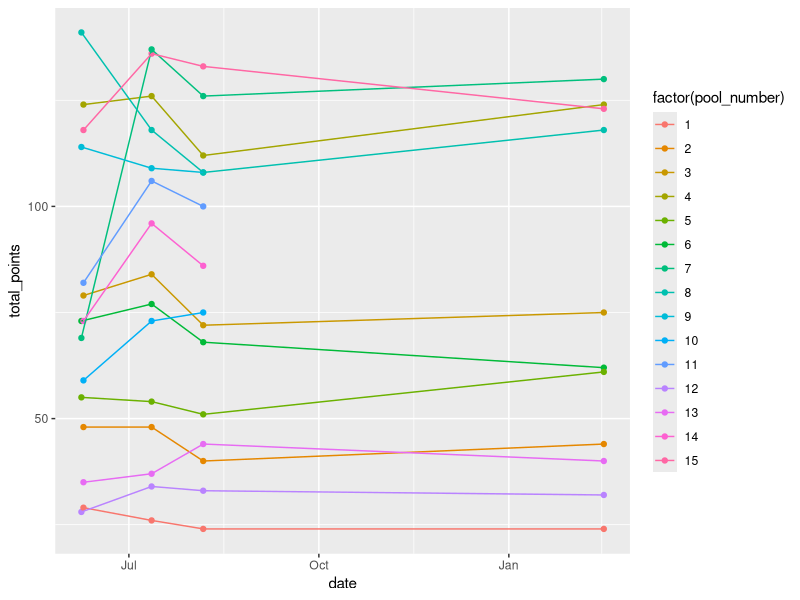
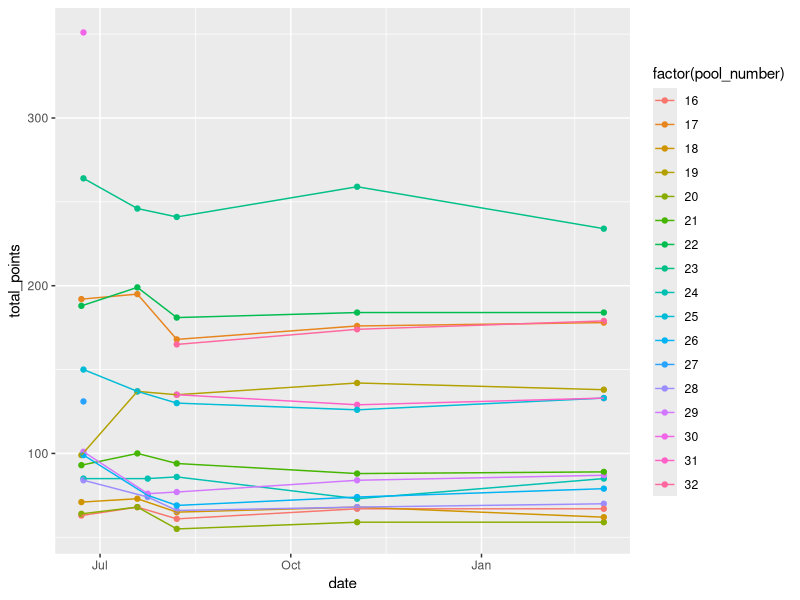
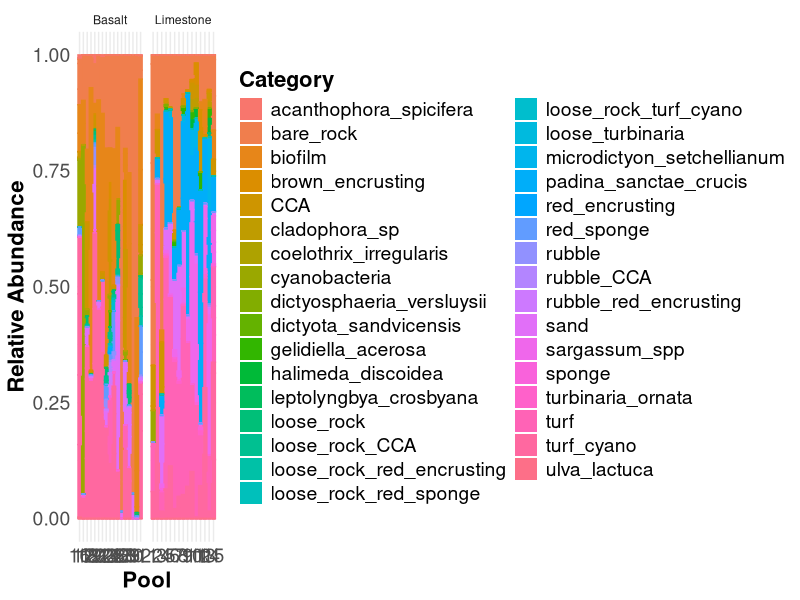
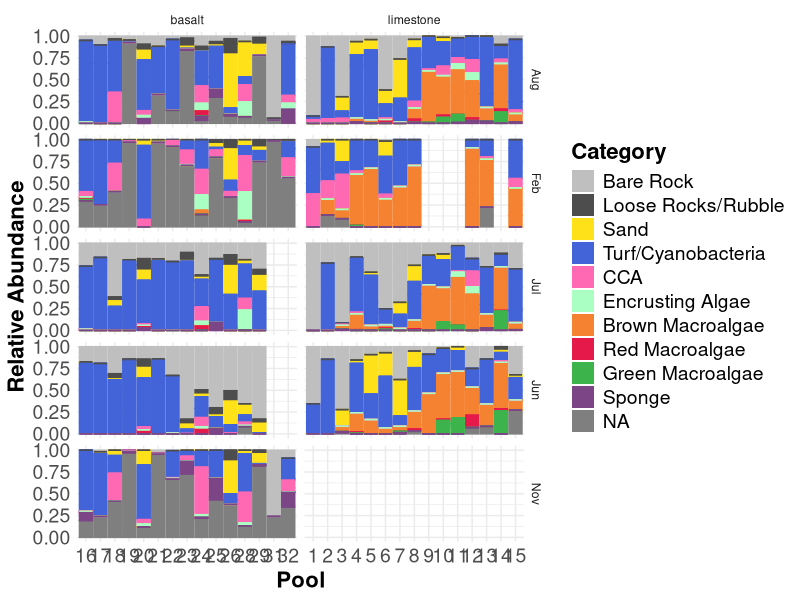
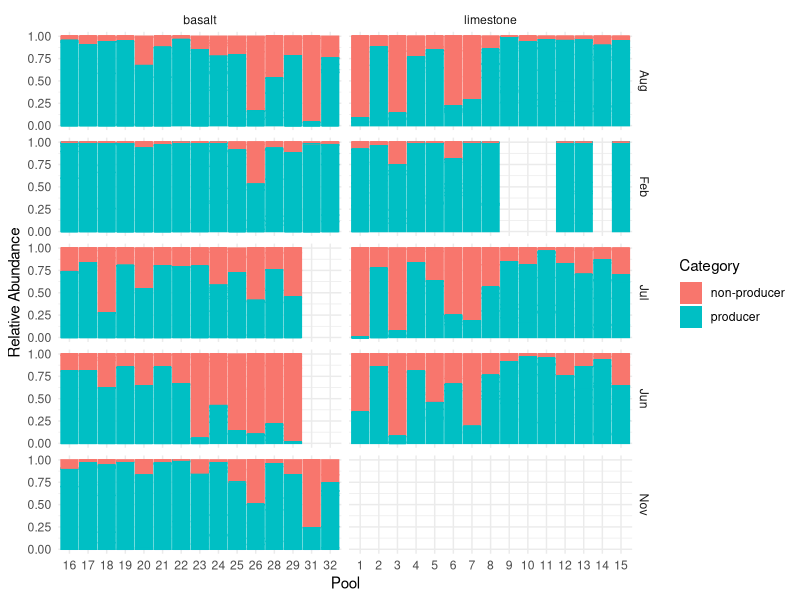
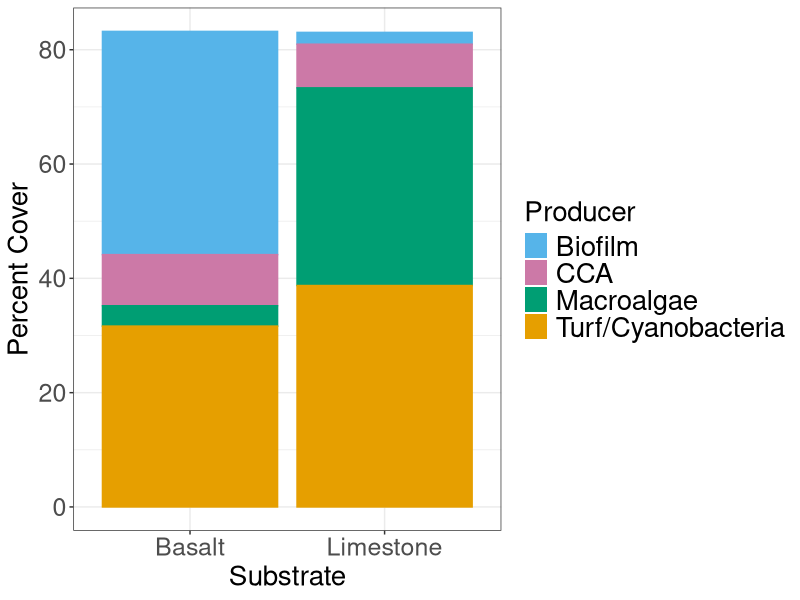
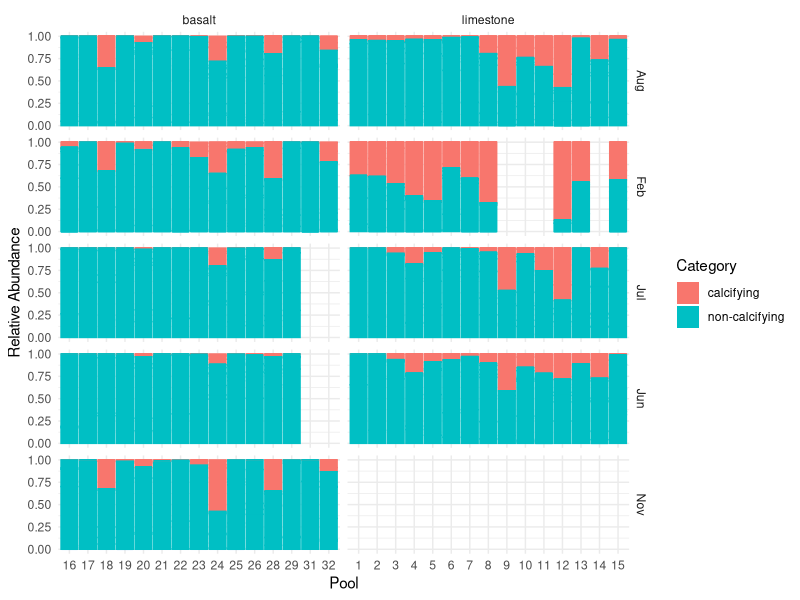
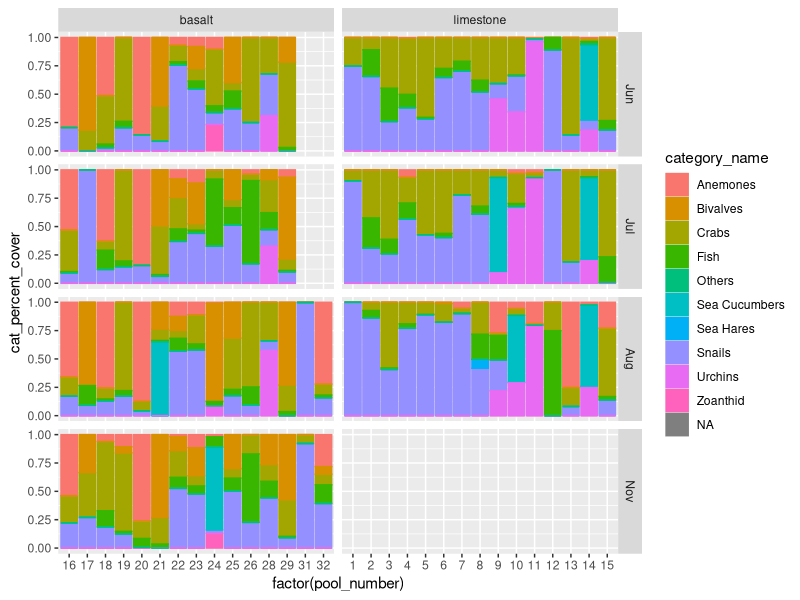

Here is the R script that generated these plots, in order:
## ---- chunk 1
library(tidyverse)
library(here)
## ---- chunk 2
benthic <- read_csv(here("Data", "benthic_community_composition.csv"))
mobile <- read_csv(here("Data", "mobile_community_composition.csv"))
tp_parameters <- read_csv(here("Data", "tidepool_parameters.csv"))
categories <- read_csv(here("Data", "community_composition_categories.csv"))
## ---- chunk 3
benthic %>% filter(site %in% "Kaihalulu Beach") %>% ggplot(aes(x = date, y = total_points, color = factor(pool_number))) + geom_point() + geom_line() 
## ---- chunk 4
benthic %>% filter(site %in% "Sandy Beach") %>% ggplot(aes(x = date, y = total_points, color = factor(pool_number))) + geom_point() + geom_line() 
## ---- chunk 5
benthic$month <- month(benthic$date, label = TRUE)
## ---- chunk 6
benthic <- benthic %>%  mutate(month = case_when(month == "Mar" ~ "Feb",
                                                 TRUE ~ month))
## ---- chunk 7
benthic_long <- benthic %>%
  select(-c("notes":"observers")) %>%
  pivot_longer(
    cols = c("bare_rock":"red_sponge"),
    names_to = "id",
    values_to = "num_points")
## ---- chunk 8
benthic_categories <- left_join(benthic_long, categories)
## ---- chunk 9
benthic_long <- benthic_long %>%
                mutate(spp_percent_cover = (num_points/total_points)*100)
## ---- chunk 10
benthic_long %>% ggplot(aes(x= factor(pool_number),
               y = num_points, 
               fill= factor(id), 
               color= id)) + # set lines surrounding each color to match the fill colors 
      geom_bar(stat="identity", position="fill") + # stacked bars
      facet_wrap(~substrate, scales = "free_x",
                 labeller = as_labeller(c(basalt = "Basalt", limestone = "Limestone"))) + 
  
      labs(x = "Pool", # labels
           y="Relative Abundance",
           fill = "Category") +

      theme_minimal() +  # theme
      theme(title = element_text(size = 18, face = "bold"), # make title bigger and bold
            axis.title = element_text(size = 16), # make all text bigger
            axis.text = element_text(size = 14),
            legend.title = element_text(size = 16),
            legend.text = element_text(size = 14)) +
    
      
      guides(color = "none") #+ # keep only legend for fill since fill and color are the same
      
#      scale_fill_manual(values = c('#e6194b', '#3cb44b', "lightblue", '#4363d8', '#f58231', '#000075', '#46f0f0', '#f032e6', '#fabebe', '#800000', '#008080',  '#e6beff', '#aaffc3', '#ffe119' , '#808000')) +
      
#      scale_color_manual(values = c('#e6194b', '#3cb44b', "lightblue", '#4363d8', '#f58231', '#000075', '#46f0f0', '#f032e6', '#fabebe', '#800000', '#008080',  '#e6beff', '#aaffc3', '#ffe119' , '#808000'))
## ---- chunk 11
benthic_categories_pcover <- benthic_categories %>%
                             mutate(cat_percent_cover = (num_points/total_points)*100) %>%
                             select(-c(total_points, id, num_points, production, calcification)) %>%
                             group_by(date, site, water_date, pool_number, substrate, category, category_name) %>%
                             mutate(cat_percent_cover = sum(cat_percent_cover)) %>%
                             distinct(date, site, water_date, pool_number, substrate, .keep_all = TRUE)  # Ensure only one row per pool
## ---- chunk 12
# Change order levels 
benthic_categories$category_name <- factor(benthic_categories$category_name, 
                                             levels=c("Bare Rock", "Loose Rocks/Rubble", "Sand", "Turf/Cyanobacteria", "CCA", "Encrusting Algae", "Brown Macroalgae", "Red Macroalgae", "Green Macroalgae", "Sponge"))
## ---- chunk 13
benthic_categories %>% 
  filter(!pool_number %in% c(27, 30)) %>%
  ggplot(aes(x= factor(pool_number),
               y = num_points, 
               fill= factor(category_name), 
               color= category_name)) + # set lines surrounding each color to match the fill colors
      geom_bar(stat="identity", position="fill") + # stacked bars
      facet_grid(month ~substrate, scales = "free_x") +
  
      labs(x = "Pool", # labels
           y="Relative Abundance",
           fill = "Category") +

      theme_minimal() +  # theme
      theme(title = element_text(size = 18, face = "bold"), # make title bigger and bold
            axis.title = element_text(size = 16), # make all text bigger
            axis.text = element_text(size = 14),
            legend.title = element_text(size = 16),
            legend.text = element_text(size = 14)) +
    
      
      guides(color = "none")  + # keep only legend for fill since fill and color are the same
      
      scale_fill_manual(values = c('gray75', 'gray30', '#ffe119', '#4363d8', "hotpink", '#aaffc3', '#f58231', '#e6194b', '#3cb44b', "#7C4585")) +
      
      scale_color_manual(values = c('gray75', 'gray30', '#ffe119', '#4363d8', "hotpink", '#aaffc3', '#f58231', '#e6194b', '#3cb44b', "#7C4585"))
## ---- chunk 14
benthic_producers <- benthic_categories %>%
                             mutate(cat_percent_cover = (num_points/total_points)*100) %>%
                             select(-c(total_points, id, num_points, category, category_name, calcification)) %>%
                             group_by(date, site, water_date, pool_number, substrate, production) %>%
                             mutate(prod_percent_cover = sum(cat_percent_cover)) %>%
                             distinct(date, site, water_date, pool_number, substrate, .keep_all = TRUE)  # Ensure only one row per pool
## ---- chunk 15
benthic_prod_wide <- benthic_producers %>%
  select(!cat_percent_cover) %>%
  pivot_wider(
    names_from = production,
    values_from = prod_percent_cover) %>%
  rename("producer_pcover" = "producer",
         "non_producer_pcover" = "non-producer")
## ---- chunk 16
benthic_categories %>% 
  filter(!pool_number %in% c(27, 30)) %>%
  ggplot(aes(x= factor(pool_number),
               y = num_points, 
               fill= factor(production), 
               color= production)) + # set lines surrounding each color to match the fill colors
      geom_bar(stat="identity", position="fill") + # stacked bars
      facet_grid(month ~substrate, scales = "free_x") +
  
      labs(x = "Pool", # labels
           y="Relative Abundance",
           fill = "Category")  +
  
      guides(color = "none")  + # keep only legend for fill since fill and color are the same
      theme_minimal() 
## ---- chunk 17
benthic_broad_categories <- benthic_categories %>%
                             mutate(cat_percent_cover = (num_points/total_points)*100) %>%
                             select(-c(total_points, id, num_points, production, calcification, category_name)) %>%
                             group_by(date, site, water_date, pool_number, substrate, broad_category) %>%
                             mutate(cat_percent_cover = sum(cat_percent_cover)) %>%
                             distinct(date, site, water_date, pool_number, substrate, .keep_all = TRUE)  # Ensure only one row per pool
## ---- chunk 18
benthic_broad_categories$broad_category <- factor(benthic_broad_categories$broad_category)
## ---- chunk 19
benthic_broad_categories %>% 
  filter(!pool_number %in% c(27, 30)) %>%
  filter(month %in% c("Aug", "Feb")) %>%
  filter(broad_category %in% c("Biofilm", "CCA", "Macroalgae", "Turf/Cyanobacteria")) %>%
   group_by(substrate, month, broad_category) %>% 
  summarise(avg_cat_percent_cover = mean(cat_percent_cover)) %>%
  group_by(substrate, broad_category) %>%
  summarise(avg_cat_percent_cover = mean(avg_cat_percent_cover)) %>%
  ggplot(aes(x = substrate,
              y = avg_cat_percent_cover, 
              fill= broad_category, 
              color= broad_category)) + # set lines surrounding each color to match the fill colors
      geom_bar(stat="identity") + # stacked bars
    # facet_wrap(~month) +
  
      labs(x = "Substrate", # labels
           y="Percent Cover",
           fill = "Producer")  +
  
      guides(color = "none")  + # keep only legend for fill since fill and color are the same
      theme_bw() +
  
    theme(axis.text = element_text(size = 18),
        axis.title = element_text(size = 20),
        legend.title = element_text(size = 20),
        legend.text = element_text(size = 20)) + 
      scale_fill_manual(values = c('#56B4E9', '#CC79A7', '#009E73', '#E69F00')) +
     scale_color_manual(values = c('#56B4E9', '#CC79A7', '#009E73', '#E69F00')) +
    scale_x_discrete(labels= c("Basalt", "Limestone"))


ggsave(here("Output", "producer_cover.png"), width = 8, height = 6)
## ---- chunk 20
benthic_calcifiers <- benthic_categories %>%
                             mutate(cat_percent_cover = (num_points/total_points)*100) %>%
                             select(-c(total_points, id, num_points, category, category_name, production)) %>%
                             group_by(date, site, water_date, pool_number, substrate, calcification) %>%
                             mutate(calc_percent_cover = sum(cat_percent_cover)) %>%
                             distinct(date, site, water_date, pool_number, substrate, .keep_all = TRUE)  # Ensure only one row per pool
## ---- chunk 21
benthic_calc_wide <- benthic_calcifiers %>%
  select(!cat_percent_cover) %>%
  pivot_wider(
    names_from = calcification,
    values_from = calc_percent_cover) %>%
  rename("calcifying_pcover" = "calcifying",
         "non_calcifying_pcover" = "non-calcifying")
## ---- chunk 22
benthic_categories %>% 
  filter(!pool_number %in% c(27, 30)) %>%
  ggplot(aes(x= factor(pool_number),
               y = num_points, 
               fill= factor(calcification), 
               color= calcification)) + # set lines surrounding each color to match the fill colors
      geom_bar(stat="identity", position="fill") + # stacked bars
      facet_grid(month ~substrate, scales = "free_x") +
  
      labs(x = "Pool", # labels
           y="Relative Abundance",
           fill = "Category")  +
  
      guides(color = "none")  + # keep only legend for fill since fill and color are the same
      theme_minimal() 
## ---- chunk 23
mobile <- left_join(mobile, tp_parameters, by = c("pool_number", "site", "substrate"))
## ---- chunk 24
mobile$month <- month(mobile$date, label = TRUE)
## ---- chunk 25
mobile_long <- mobile %>%
  select(-c("notes.x":"perimeter_m", "max_depth_m":"notes.y")) %>%
  pivot_longer(
    cols = c("hermit_crab_large":"shrimp"),
    names_to = "id",
    values_to = "count")
## ---- chunk 26
mobile_categories <- left_join(mobile_long, categories, by = "id")
## ---- chunk 27
mobile_categories_pcover <- mobile_categories %>%
                             mutate(pcover = ((count*surface_area_m2)/pool_surface_area_m2)*100) %>%
                             select(-c(count, id, pool_surface_area_m2, avg_diameter_or_length_cm:surface_area_m2, production, calcification)) %>%
                             group_by(date, site, water_date, pool_number, substrate, category, category_name) %>%
                             mutate(cat_percent_cover = sum(pcover)) %>%
                             select(-pcover) %>%
                             distinct(date, site, water_date, pool_number, substrate, .keep_all = TRUE)  # only one row per category per pool
## ---- chunk 28
mobile_calcifiers <- mobile_categories %>%
                        mutate(pcover = ((count*surface_area_m2)/pool_surface_area_m2)*100) %>%
                        select(-c(count, id, pool_surface_area_m2, avg_diameter_or_length_cm:surface_area_m2, category, category_name, production)) %>%
                        group_by(date, site, water_date, pool_number, substrate, calcification) %>%
                        mutate(calc_percent_cover = sum(pcover)) %>%
                        select(-pcover) %>%
                        distinct(date, site, water_date, pool_number, substrate, .keep_all = TRUE)  # Ensure only one row per pool
## ---- chunk 29
mobile_calc_wide <- mobile_calcifiers %>%
  pivot_wider(
    names_from = calcification,
    values_from = calc_percent_cover) %>%
  rename("inv_calcifying_pcover" = "calcifying",
         "inv_non_calcifying_pcover" = "non-calcifying")
## ---- chunk 30
mobile_producers <- mobile_categories %>%
                        mutate(pcover = ((count*surface_area_m2)/pool_surface_area_m2)*100) %>%
                        select(-c(count, id, pool_surface_area_m2, avg_diameter_or_length_cm:surface_area_m2, category, category_name, calcification)) %>%
                        group_by(date, site, water_date, pool_number, substrate, production) %>%
                        mutate(prod_percent_cover = sum(pcover)) %>%
                        select(-pcover) %>%
                        distinct(date, site, water_date, pool_number, substrate, .keep_all = TRUE)  # Ensure only one row per pool
## ---- chunk 31
mobile_prod_wide <- mobile_producers %>%
  pivot_wider(
    names_from = production,
    values_from = prod_percent_cover) %>%
  rename("inv_producer_pcover" = "producer",
         "inv_non_producer_pcover" = "non-producer")
## ---- chunk 32
mobile_categories_pcover %>% 
  filter(!pool_number %in% c(27,30)) %>%
  ggplot(aes(x = factor(pool_number),
             y = cat_percent_cover, 
             fill = category_name, 
             color = category_name)) +
  geom_bar(stat = "identity", position = "fill") +
  facet_grid(month~substrate, scale = "free_x") 
## ---- chunk 33
comm_comp_summary <- list(benthic_prod_wide, benthic_calc_wide, mobile_prod_wide, mobile_calc_wide) %>% reduce(left_join)

comm_comp_summary <- as.data.frame(comm_comp_summary) %>%
                        select(-c(date, avg_diameter_or_length_cm:surface_area_m2)) %>%
                        rename("date" = "water_date") %>% 
                        mutate(total_producer_pcover = producer_pcover + inv_producer_pcover,
                               total_non_producer_pcover = non_producer_pcover + inv_non_producer_pcover,
                               total_calcifying_pcover = calcifying_pcover + inv_calcifying_pcover,
                               total_non_calcifying_pcover = non_calcifying_pcover + inv_non_calcifying_pcover)
## ---- chunk 34
comm_comp_summary_long <- comm_comp_summary %>%
  pivot_longer(
    cols = c("total_producer_pcover":"total_non_calcifying_pcover"),
    names_to = "category",
    values_to = "pcover")
## ---- chunk 35
comm_comp_summary_long %>%
  filter((!pool_number %in% c(27, 30)) & (category %in% c("total_producer_pcover", "total_non_producer_pcover"))) %>%
  ggplot(aes(x= factor(pool_number),
               y = pcover, 
               fill= factor(category), 
               color= category)) + # set lines surrounding each color to match the fill colors
      geom_bar(stat="identity", position="fill") + # stacked bars
      facet_wrap(~substrate, scales = "free_x") +
  
      labs(x = "Pool", # labels
           y="Relative Abundance",
           fill = "Category")  +
  
      guides(color = "none")  + # keep only legend for fill since fill and color are the same
      theme_minimal() 
## ---- chunk 36
comm_comp_summary_long %>%
  filter((!pool_number %in% c(27, 30)) & (category %in% c("total_calcifying_pcover", "total_non_calcifying_pcover"))) %>%
  ggplot(aes(x= factor(pool_number),
               y = pcover, 
               fill= factor(category), 
               color= category)) + # set lines surrounding each color to match the fill colors
      geom_bar(stat="identity", position="fill") + # stacked bars
      facet_wrap(~substrate, scales = "free_x") +
  
      labs(x = "Pool", # labels
           y="Relative Abundance",
           fill = "Category")  +
  
      guides(color = "none")  + # keep only legend for fill since fill and color are the same
      theme_minimal() 
## ---- chunk 37
write.csv(comm_comp_summary, here("Data", "comm_comp_summary.csv"))
